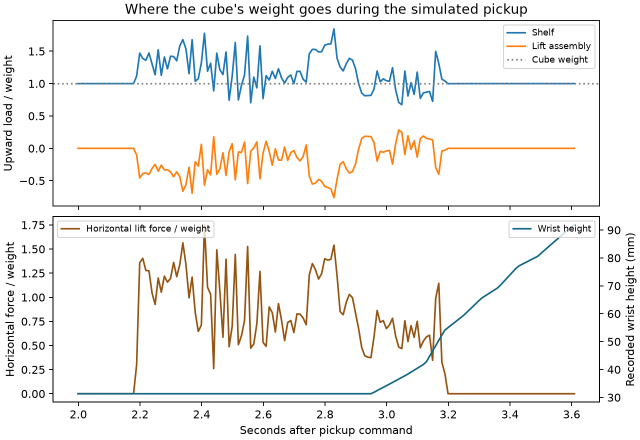
#> input picture evidence/unit3-cube-accelerometer/pickup-support-smoothed.png, 1280 x 880 px (shown at 1/2 size)
$ python -i household_ocr.py   (imports and definitions only)
#> lines starting #> are read from the running program, lines starting #| are printed output that depends on the picture
#!/usr/bin/env python3
"""household_ocr: one OCR engine library. Spec: docs/HOUSEHOLD-OCR-DESIGN.md.

    household_ocr.py read IMAGE                         words, boxes, confidence, pass; joined text
    household_ocr.py find IMAGE --patterns P.json       hits as pattern id plus box
    household_ocr.py screen --patterns P.json IMAGE...  per image clean / findings / fault; no matched text
    household_ocr.py redact IMAGE --patterns P.json --replacements R.json --out OUT.png
    household_ocr.py version                            library, engine and traineddata pins

Engine: tesseract 5.5 with the version and the eng.traineddata sha256 pinned and checked before the
first read. Each image is upscaled 2x and read as sparse text with word boxes (--psm 11, tsv) at 0, 90
and 270 degrees over three renderings: greyscale, dark low-saturation pixels only (black text with
coloured plot lines removed) and light low-saturation pixels only (light text on dark). Boxes are mapped
back to original coordinates; overlapping boxes of the same pattern are merged.

Patterns (a JSON list, or an object with a "patterns" list): {"id", "regex", "flags"} matches each read
line; {"id", "codes": [...]} matches short codes fuzzily: an alphanumeric-reduced word, or a window of
it, within edit distance 1 of a code, the window holding at least one digit. A regex that is a plain
alternation of such codes (\\b(?:AB12|CD34)\\b) also gets the fuzzy match.

Every result is clean, findings or fault. A fault never reads as clean: an unreadable or oversize image,
an engine crash or timeout, a version or traineddata mismatch, or a pass that did not run. Images are
read from memory and handed to tesseract on stdin; nothing is written to disk. Exit: 0 clean, 1 findings
or unresolved, 2 usage, 3 fault.
"""

import argparse
import hashlib
import io
import json
import os
import re
import shutil
import subprocess
import sys
import warnings
from concurrent.futures import ThreadPoolExecutor

from PIL import Image, ImageDraw, ImageFont, ImageOps

VERSION = "1.2.0"
# P10: bounded. Every cap below is a hard limit; exceeding one is a fault, never a silent truncation.
TESSERACT_VERSIONS = ("5.5.0", "5.5.4")
ENG_TRAINEDDATA_SHA256 = "7d4322bd2a7749724879683fc3912cb542f19906c83bcc1a52132556427170b2"
TESSDATA_DIRS = ("/opt/homebrew/share/tessdata", "/usr/local/share/tessdata",
                 "/usr/share/tesseract-ocr/5/tessdata", "/usr/share/tessdata")
MAX_IMAGE_BYTES = 64 * 1024 * 1024
MAX_PIXELS = 16_000_000
MIN_SIDE = 8
MAX_IMAGES = 5000
MAX_PATTERNS = 256
MAX_CODES = 64
MAX_ROWS_PER_PASS = 50_000
MAX_WORD_CHARS = 64
MAX_HITS = 2000
MAX_REDACT_PASSES = 3
PASS_TIMEOUT_S = 300
SCALE = 2
ANGLES = (0, 90, 270)
RENDERINGS = ("grey", "dark-text", "light-text")
LAYOUTS = ("sparse", "document")
PSMS = ("11", "3", "6")
# The document layout is the liquidations label reader's measured recipe (2026-09-15): greyscale at the
# original size, upright, page modes 3 and 6, because mode 3 alone missed a brand that mode 6 read.
DOCUMENT_PASSES = (("grey@0/psm3", "3"), ("grey@0/psm6", "6"))
DARK_MAX_L = 110
LIGHT_MIN_L = 200
TEXT_MAX_S = 60
TRANSPARENT_BACKDROP = (128, 128, 128)
CODE_RE = re.compile(r"^[A-Za-z0-9]{4,12}$")
TSV_COLUMNS = 12
MAX_WIDEN = 1.15
MIN_FONT = 7
PAD = 2
_ENGINE = {}


class Fault(Exception):
    """An engine or input failure. Never reported as clean."""


# [50 lines left out: functions stamp, sha256_file, find_tessdata, engine, not called in this run]


def decode(data):
    """Bytes to an RGB image, within the byte and pixel caps. Transparency goes onto mid grey so that
    dark and light text both keep their contrast."""
    if not isinstance(data, (bytes, bytearray)) or not data:
        raise Fault("image is empty or not bytes")
    if len(data) > MAX_IMAGE_BYTES:
        raise Fault("image is %d bytes; the cap is %d" % (len(data), MAX_IMAGE_BYTES))
    Image.MAX_IMAGE_PIXELS = MAX_PIXELS
    try:
        with warnings.catch_warnings():
            warnings.simplefilter("error", Image.DecompressionBombWarning)
            img = Image.open(io.BytesIO(bytes(data)))
        img.seek(0)
        if img.width * img.height > MAX_PIXELS:
            raise Fault("image is %dx%d; the cap is %d pixels" % (img.width, img.height, MAX_PIXELS))
        img.load()
    except (OSError, ValueError, SyntaxError, Image.DecompressionBombError,
            Image.DecompressionBombWarning) as exc:
        raise Fault("cannot decode image: %s" % type(exc).__name__)
    if min(img.size) < MIN_SIDE:
        raise Fault("image is %dx%d; too small to read" % img.size)
    try:
        img = ImageOps.exif_transpose(img)
    except (OSError, ValueError, TypeError, KeyError) as exc:
        raise Fault("cannot apply the EXIF orientation: %s" % type(exc).__name__)
    if img.mode in ("RGBA", "LA", "PA") or (img.mode == "P" and "transparency" in img.info):
        rgba = img.convert("RGBA")
        backdrop = Image.new("RGBA", rgba.size, TRANSPARENT_BACKDROP + (255,))
        return Image.alpha_composite(backdrop, rgba).convert("RGB")
    return img.convert("RGB")


# [115 lines left out: functions renderings, to_original, run_tesseract, parse_tsv, one_pass, expected_passes and 4 more, not called in this run]


def read(data, workers=3, layout="sparse"):
    """Words with boxes, confidence and the pass that saw each, plus joined text. layout "sparse" is the
    9-pass screening read; "document" reads dense text (labels, pages) upright at page modes 3 and 6."""
    try:
        words = read_image(decode(data), workers, layout)
    except Fault as exc:
        return {"status": "fault", "fault": str(exc), "version": VERSION}
    public = [{k: w[k] for k in ("text", "box", "conf", "pass")} for w in words]
    return {"status": "ok", "layout": layout, "words": public, "text": joined_text(words),
            "text_by_pass": text_by_pass(words, layout), "sha256": sha(data), "stamp": stamp()}


def sha(data):
    return hashlib.sha256(bytes(data)).hexdigest()


# [40 lines left out: functions derive_codes, compile_patterns, distance, not called in this run]


def reduce_word(text):
    return "".join(c for c in text.upper() if c.isascii() and c.isalnum())[:MAX_WORD_CHARS]


# [18 lines left out: functions code_index, union, not called in this run]


def overlap(a, b):
    return a[0] < b[0] + b[2] and b[0] < a[0] + a[2] and a[1] < b[1] + b[3] and b[1] < a[1] + a[3]


def angle_of(label):
    return int(label.split("@")[1])


# [74 lines left out: functions code_hit, code_hits, line_spans, regex_hits, merge_hits, hits_in, not called in this run]


def public_hit(hit):
    return {"pattern": hit["pattern"], "box": hit["box"], "angle": hit["angle"]}


# [156 lines left out: functions find, screen, font, cap_ratio, border_colour, replacement_text and 5 more, not called in this run]


def load_json(path):
    with open(path, encoding="utf-8") as fh:
        return json.load(fh)


# [6 lines left out: function load_bytes, not called in this run]


def exit_code(status):
    return {"clean": 0, "ok": 0, "findings": 1, "unresolved": 1}.get(status, 3)


# [58 lines left out: functions cli_redact, cli, parser, main, not called in this run]


# [2 lines not run here, left out]

>>> import cv2
>>> picture = cv2.imread('../../evidence/unit3-cube-accelerometer/pickup-support-smoothed.png', cv2.IMREAD_GRAYSCALE)
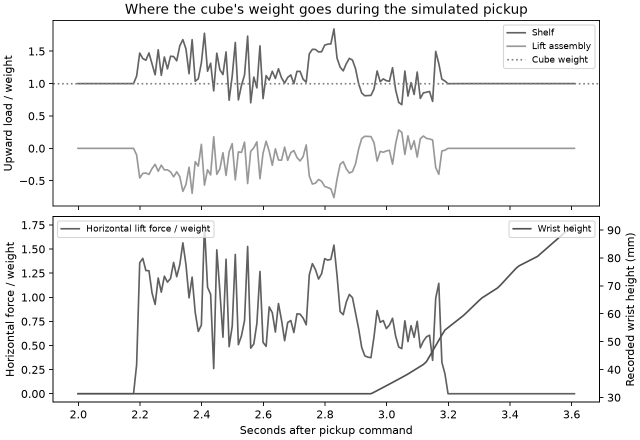
#> picture: shape (880, 1280) (shown at 1/2 size); min 0, max 255, mean 242.9
>>> result = read(picture)
#> result = {'status': 'fault', 'fault': 'image is empty or not bytes', 'version': '1.2.0'}
